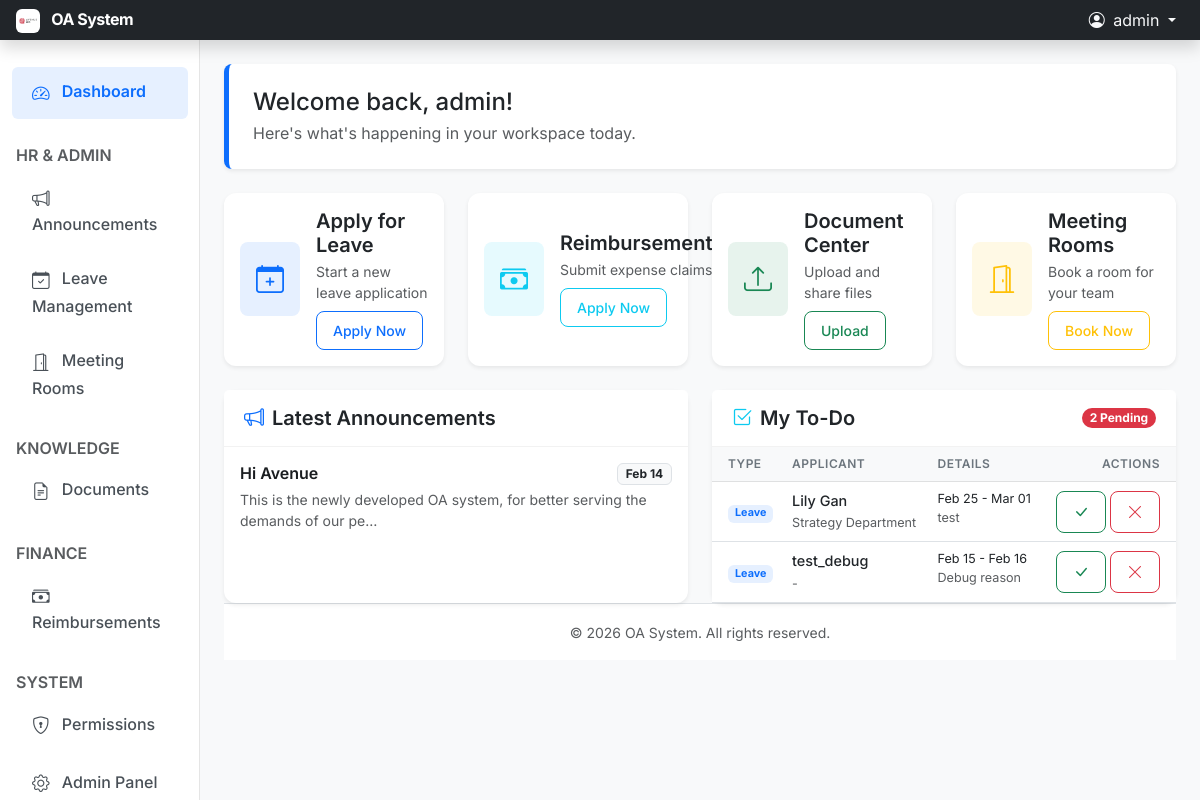
/ (signed in), run on an earlier commit of the app's database.
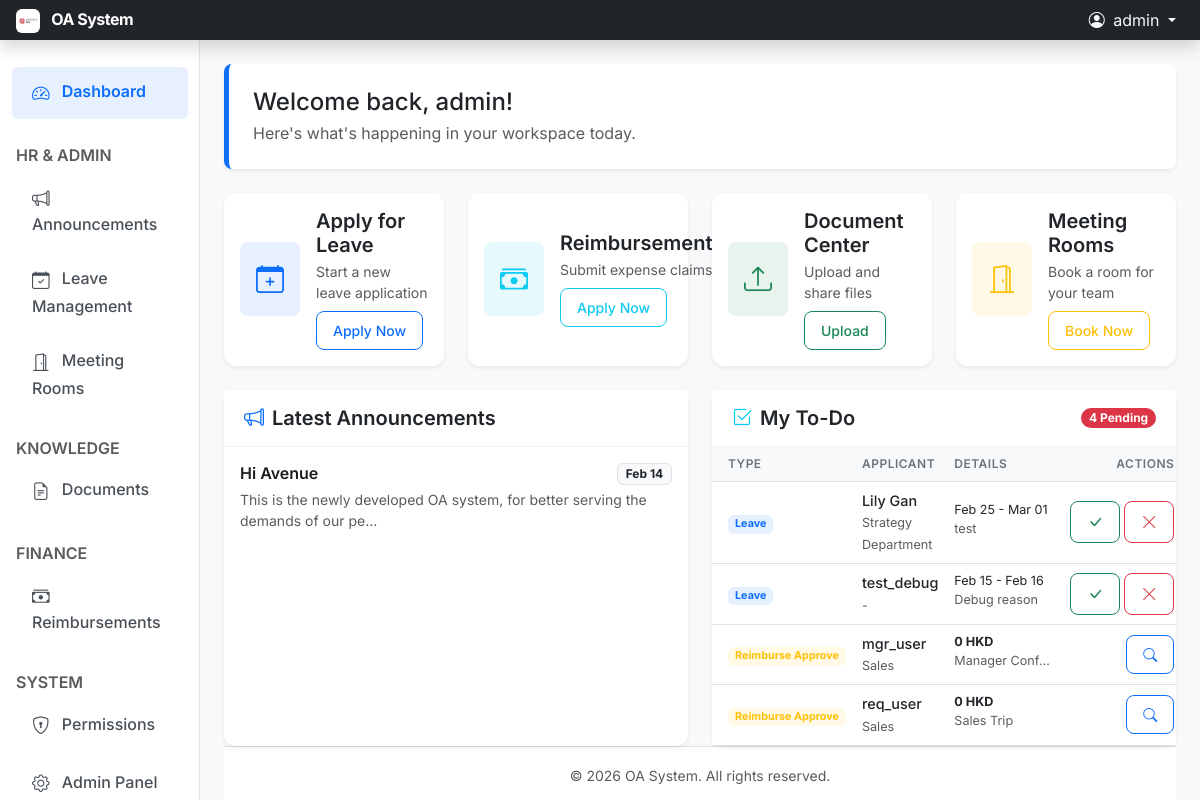
And on a later commit of the database.
### apps/admin_office/models.py (models this page shows, shortened)
class Notice(models.Model):
    title = models.CharField(_("Title"), max_length=200)
    content = models.TextField(_("Content"))
    author = models.ForeignKey(
        settings.AUTH_USER_MODEL,
        verbose_name=_("Author"),
        on_delete=models.CASCADE
    )
    published_at = models.DateTimeField(_("Published At"), auto_now_add=True)
    is_published = models.BooleanField(_("Published"), default=True)
    class Meta:
        verbose_name = _("Notice")
        verbose_name_plural = _("Notices")
        ordering = ['-published_at']

### apps/hr/models.py (models this page shows, shortened)
class LeaveApplication(models.Model):
    STATUS_DRAFT = 'draft'
    STATUS_PENDING = 'pending'
    STATUS_APPROVED = 'approved'
    STATUS_REJECTED = 'rejected'
    STATUS_CHOICES = (
        (STATUS_DRAFT, _('Draft')),
        (STATUS_PENDING, _('Pending')),
        (STATUS_APPROVED, _('Approved')),
        (STATUS_REJECTED, _('Rejected')),
    )
    TYPE_SICK = 'sick'
    TYPE_ANNUAL = 'annual'
    TYPE_PERSONAL = 'personal'
    TYPE_BIRTHDAY = 'birthday'
    TYPE_MATERNITY = 'maternity'
    TYPE_PATERNITY = 'paternity'
    TYPE_COMPASSIONATE = 'compassionate'
    TYPE_NO_PAY = 'no_pay'
    TYPE_CHOICES = (
        (TYPE_SICK, _('Sick Leave')),
        (TYPE_ANNUAL, _('Annual Leave')),
        (TYPE_PERSONAL, _('Personal Leave')),
        (TYPE_BIRTHDAY, _('Birthday Leave')),
        (TYPE_MATERNITY, _('Maternity Leave')),
        (TYPE_PATERNITY, _('Paternity Leave')),
        (TYPE_COMPASSIONATE, _('Compassionate Leave')),
        (TYPE_NO_PAY, _('No Pay Leave')),
    )
    applicant = models.ForeignKey(
        settings.AUTH_USER_MODEL,
        verbose_name=_("Applicant"),
        on_delete=models.CASCADE,
        related_name='leave_applications'
    )
    leave_type = models.CharField(_("Leave Type"), max_length=20, choices=TYPE_CHOICES, default=TYPE_SICK)
    start_date = models.DateField(_("Start Date"))
    end_date = models.DateField(_("End Date"))
    reason = models.TextField(_("Reason"))
    status = FSMField(_("Status"), default=STATUS_DRAFT, choices=STATUS_CHOICES, protected=True)
    reviewer = models.ForeignKey(
        settings.AUTH_USER_MODEL,
        verbose_name=_("Reviewer"),
        on_delete=models.SET_NULL,
        null=True,
        blank=True,
        related_name='leaves_to_review'
    )
    created_at = models.DateTimeField(auto_now_add=True)
    updated_at = models.DateTimeField(auto_now=True)
    class Meta:
        verbose_name = _("Leave Application")
        verbose_name_plural = _("Leave Applications")
        ordering = ['-created_at']

### apps/core/models.py (models this page shows, shortened)
class User(AbstractUser):
    employee_id = models.CharField(_("Employee ID"), max_length=20, unique=True, null=True, blank=True)
    department = models.ForeignKey(
        Department,
        verbose_name=_("Department"),
        on_delete=models.SET_NULL,
        null=True,
        blank=True,
        related_name="members"
    )
    position = models.CharField(_("Position"), max_length=100, blank=True)
    phone = models.CharField(_("Phone"), max_length=20, blank=True)
    class Meta:
        verbose_name = _("User")
        verbose_name_plural = _("Users")

class Department(models.Model):
    name = models.CharField(_("Department Name"), max_length=100)
    parent = models.ForeignKey(
        "self",
        verbose_name=_("Parent Department"),
        on_delete=models.SET_NULL,
        null=True,
        blank=True,
        related_name="children"
    )
    manager = models.ForeignKey(
        "core.User",
        verbose_name=_("Department Manager"),
        on_delete=models.SET_NULL,
        null=True,
        blank=True,
        related_name="managed_departments"
    )
    created_at = models.DateTimeField(auto_now_add=True)
    updated_at = models.DateTimeField(auto_now=True)
    class Meta:
        verbose_name = _("Department")
        verbose_name_plural = _("Departments")

### apps/finance/models.py (models this page shows, shortened)
class ReimbursementRequest(models.Model):
    STATUS_CHOICES = (
        ('DRAFT', 'Draft'),
        ('SUBMITTED', 'Submitted'),
        ('CHECKED', 'Checked'),
        ('APPROVED', 'Approved'),
        ('REJECTED', 'Rejected'),
        ('PAID', 'Paid'),
    )
    requester = models.ForeignKey(
        settings.AUTH_USER_MODEL,
        on_delete=models.CASCADE,
        related_name='reimbursements',
        verbose_name=_("Requester")
    )
    title = models.CharField(_("Title"), max_length=200, help_text=_("E.g., Business Trip to Tokyo"))
    description = models.TextField(_("Description"), blank=True)
    status = models.CharField(_("Status"), max_length=20, choices=STATUS_CHOICES, default='DRAFT')
    checker = models.ForeignKey(
        settings.AUTH_USER_MODEL,
        on_delete=models.SET_NULL,
        null=True,
        blank=True,
        related_name='checked_reimbursements',
        verbose_name=_("Checker")
    )
    checked_at = models.DateTimeField(_("Checked At"), null=True, blank=True)
    approver = models.ForeignKey(
        settings.AUTH_USER_MODEL,
        on_delete=models.SET_NULL,
        null=True,
        blank=True,
        related_name='approved_reimbursements',
        verbose_name=_("Approver")
    )
    rejection_reason = models.TextField(_("Rejection Reason"), blank=True)
    created_at = models.DateTimeField(auto_now_add=True)
    updated_at = models.DateTimeField(auto_now=True)
    class Meta:
        verbose_name = _("Reimbursement Request")
        verbose_name_plural = _("Reimbursement Requests")
        ordering = ['-created_at']
        permissions = [
            ("can_check_reimbursement", "Can check reimbursement requests"),
        ]
    @property
    def total_amount(self):
        return sum(item.converted_amount for item in self.items.all())

### apps/core/views.py (the view)
# urls.py: path("", index, name='index'),
@login_required
def index(request):
    notices = Notice.objects.filter(is_published=True).order_by('-published_at')[:5]
    pending_leaves = get_pending_leaves_for_approver(request.user)
    pending_reimbursements = []
    if request.user.has_perm('finance.can_check_reimbursement'):
        checks = ReimbursementRequest.objects.filter(
            status='SUBMITTED',
            checker=request.user
        )
        for req in checks:
            req.todo_type = 'reimbursement_check'
            pending_reimbursements.append(req)
    checked_requests = ReimbursementRequest.objects.filter(status='CHECKED')
    for req in checked_requests:
        approver = get_approver_for_reimbursement(req)
        if approver == request.user or request.user.is_superuser:
            req.todo_type = 'reimbursement_approve'
            pending_reimbursements.append(req)
    for leave in pending_leaves:
        leave.todo_type = 'leave_approve'
    todo_list = list(pending_leaves) + list(pending_reimbursements)
    has_todo = len(todo_list) > 0
    return render(
        request,
        'index.html',
        {
            'notices': notices,
            'todo_list': todo_list,
            'has_todo': has_todo,
            'can_approve': has_todo # Keeping for backward compatibility if needed, but logic changed
        },
    )

### apps/core/views.py (called while the page is built)
def get_approver_for_reimbursement(reimbursement):
    requester = reimbursement.requester
    if not requester.department:
        return None
    if requester.department.manager != requester:
        return requester.department.manager
    if requester.department.parent:
        return requester.department.parent.manager
    return None

### apps/hr/permissions.py (called while the page is built, shortened)
def get_pending_leaves_for_approver(user):
    if user.is_superuser:
        return LeaveApplication.objects.filter(status=LeaveApplication.STATUS_PENDING)

### templates/index.html (shortened to what the changed rows need)
{% extends 'base.html' %}
{% block content %}
<div class="row mb-4">
    <div class="col-12">
        <div class="p-4 rounded-3 bg-white shadow-sm border-start border-5 border-primary">
            <h2 class="h4 mb-1">Welcome back, {{ user.get_full_name|default:user.username }}!</h2>
        </div>
    </div>
</div>
<div class="row g-4">
    <div class="col-lg-6">
        <div class="card shadow-sm h-100">
            <div class="list-group list-group-flush">
                {% for notice in notices %}
                <a href="{% url 'admin_office:notice_detail' notice.pk %}" class="list-group-item list-group-item-action px-3 py-3">
                    <div class="d-flex w-100 justify-content-between align-items-center mb-1">
                        <h6 class="mb-0 fw-semibold">{{ notice.title }}</h6>
                        <span class="badge bg-light text-dark border">{{ notice.published_at|date:"M d" }}</span>
                    </div>
                    <p class="mb-0 text-muted small">{{ notice.content|striptags|truncatechars:80 }}</p>
                </a>
                {% empty %}
                <div class="list-group-item text-center text-muted py-5">
                    <i class="bi bi-inbox fs-4 d-block mb-2"></i>
                    No announcements yet
                </div>
                {% endfor %}
            </div>
        </div>
    </div>
    <div class="col-lg-6">
        <div class="card shadow-sm h-100">
            <div class="card-header bg-white py-3 d-flex justify-content-between align-items-center">
                <h5 class="card-title mb-0 d-flex align-items-center">
                    <i class="bi bi-check2-square me-2 text-info"></i> My To-Do
                </h5>
                {% if has_todo %}
                <span class="badge bg-danger rounded-pill">{{ todo_list|length }} Pending</span>
                {% endif %}
            </div>
            {% if has_todo %}
              <div class="table-responsive">
                <table class="table table-hover align-middle mb-0">
                  <thead class="table-light">
                    <tr>
                      <th class="ps-3">Type</th>
                      <th>Applicant</th>
                      <th>Details</th>
                      <th class="text-end pe-3">Actions</th>
                    </tr>
                  </thead>
                  <tbody>
                    {% for item in todo_list %}
                      <tr>
                        <td class="ps-3">
                            {% if item.todo_type == 'leave_approve' %}
                                <span class="badge bg-primary bg-opacity-10 text-primary">Leave</span>
                            {% elif item.todo_type == 'reimbursement_check' %}
                                <span class="badge bg-info bg-opacity-10 text-info">Reimburse Check</span>
                            {% elif item.todo_type == 'reimbursement_approve' %}
                                <span class="badge bg-warning bg-opacity-10 text-warning">Reimburse Approve</span>
                            {% endif %}
                        </td>
                        <td>
                            {% if item.todo_type == 'leave_approve' %}
                                <div class="fw-medium">{{ item.applicant.get_full_name|default:item.applicant.username }}</div>
                                <small class="text-muted">{{ item.applicant.department.name|default:"-" }}</small>
                            {% else %}
                                <div class="fw-medium">{{ item.requester.get_full_name|default:item.requester.username }}</div>
                                <small class="text-muted">{{ item.requester.department.name|default:"-" }}</small>
                            {% endif %}
                        </td>
                        <td>
                            {% if item.todo_type == 'leave_approve' %}
                                <div class="small">{{ item.start_date|date:"M d" }} - {{ item.end_date|date:"M d" }}</div>
                                <small class="text-muted d-inline-block text-truncate" style="max-width: 100px;" title="{{ item.reason }}">{{ item.reason }}</small>
                            {% else %}
                                <div class="small fw-bold">{{ item.total_amount }} HKD</div>
                                <small class="text-muted d-inline-block text-truncate" style="max-width: 100px;" title="{{ item.description }}">{{ item.title }}</small>
                            {% endif %}
                        </td>
                        <td class="text-end pe-3">
                          <div class="btn-group btn-group-sm">
                            {% if item.todo_type == 'leave_approve' %}
                                <form action="{% url 'hr:leave_approve' item.pk %}" method="post" class="d-inline">
                                  <button type="submit" class="btn btn-outline-success" title="Approve" onclick="return confirm('Confirm approval?')">
                                    <i class="bi bi-check-lg"></i>
                                  </button>
                                </form>
                                <form action="{% url 'hr:leave_reject' item.pk %}" method="post" class="d-inline ms-1">
                                  <button type="submit" class="btn btn-outline-danger" title="Reject" onclick="return confirm('Confirm rejection?')">
                                    <i class="bi bi-x-lg"></i>
                                  </button>
                                </form>
                            {% elif item.todo_type == 'reimbursement_check' %}
                                <a href="{% url 'finance:reimbursement_detail' item.pk %}" class="btn btn-outline-primary" title="Check">
                                    <i class="bi bi-search"></i>
                                </a>
                            {% elif item.todo_type == 'reimbursement_approve' %}
                                <a href="{% url 'finance:reimbursement_detail' item.pk %}" class="btn btn-outline-primary" title="Review">
                                    <i class="bi bi-search"></i>
                                </a>
                            {% endif %}
                          </div>
                        </td>
                      </tr>
                    {% endfor %}
                  </tbody>
                </table>
              </div>
            {% else %}
              <div class="card-body text-center py-5">
                  <i class="bi bi-list-check fs-4 d-block mb-2 text-muted"></i>
                  <p class="text-muted mb-0">No pending tasks</p>
              </div>
            {% endif %}
        </div>
    </div>
</div>
{% endblock %}

What changed in the data, as far as the page shows it:
added ReimbursementRequest: shows "Reimburse Approve", requester.get_full_name "mgr_user", requester.department.name "Sales", total_amount "0", title "Manager Conf…"
added ReimbursementRequest: shows "Reimburse Approve", requester.get_full_name "req_user", requester.department.name "Sales", total_amount "0", title "Sales Trip"
Also different on the page:
{{ todo_list|length }}: "2" → "4"
